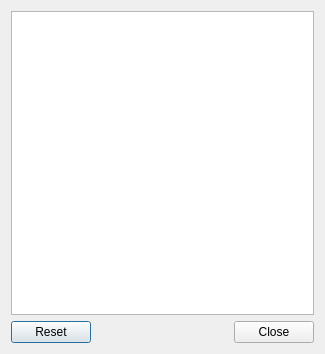
<?xml version="1.0" encoding="UTF-8"?>
<ui version="4.0">
 <class>Dialog</class>
 <widget class="QDialog" name="Dialog">
  <property name="geometry">
   <rect>
    <x>0</x>
    <y>0</y>
    <width>325</width>
    <height>354</height>
   </rect>
  </property>
  <property name="windowTitle">
   <string>Dialog</string>
  </property>
  <layout class="QGridLayout" name="gridLayout">
   <item row="0" column="0">
    <layout class="QVBoxLayout" name="verticalLayout">
     <item>
      <widget class="QGraphicsView" name="graphicsView"/>
     </item>
     <item>
      <layout class="QHBoxLayout" name="horizontalLayout">
       <item>
        <widget class="QPushButton" name="PB_reset">
         <property name="text">
          <string>Reset</string>
         </property>
        </widget>
       </item>
       <item>
        <spacer name="horizontalSpacer">
         <property name="orientation">
          <enum>Qt::Horizontal</enum>
         </property>
         <property name="sizeHint" stdset="0">
          <size>
           <width>40</width>
           <height>20</height>
          </size>
         </property>
        </spacer>
       </item>
       <item>
        <widget class="QPushButton" name="PB_close">
         <property name="text">
          <string>Close</string>
         </property>
        </widget>
       </item>
      </layout>
     </item>
    </layout>
   </item>
  </layout>
 </widget>
 <layoutdefault spacing="6" margin="11"/>
 <resources/>
 <connections/>
</ui>
